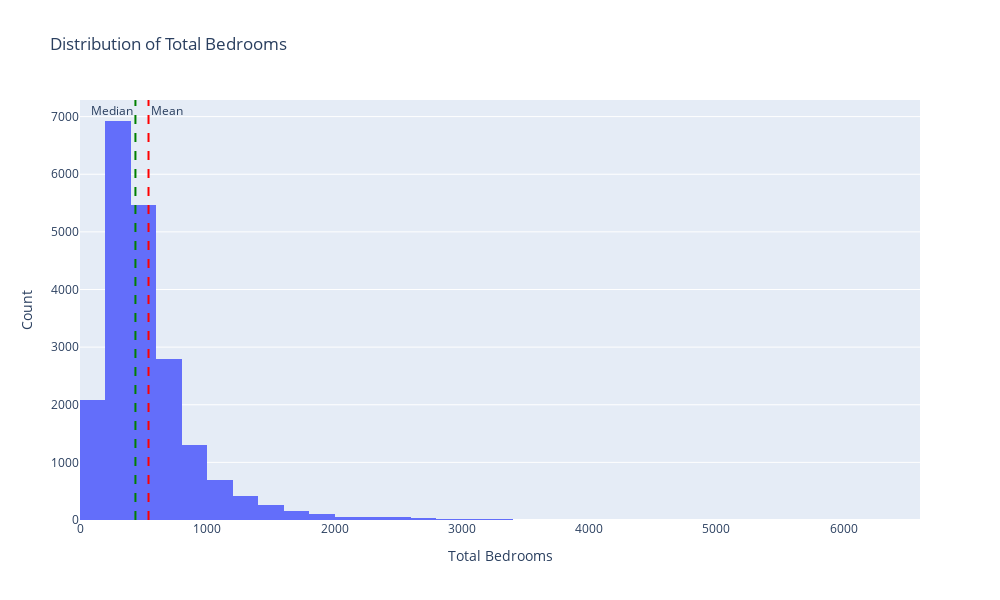

The code cell stored with this chart in its notebook:
### Code cell
import plotly.graph_objects as go

fig = go.Figure()

# Add histogram trace
fig.add_trace(go.Histogram(
    x=new['total_bedrooms'],
    nbinsx=50,
    name='Total Bedrooms'
))

# Add mean line
fig.add_vline(x=new['total_bedrooms'].mean(), 
              line_dash="dash", 
              line_color="red",
              annotation_text="Mean",
              annotation_position="top right")

# Add median line
fig.add_vline(x=new['total_bedrooms'].median(), 
              line_dash="dash", 
              line_color="green",
              annotation_text="Median",
              annotation_position="top left")

# Update layout
fig.update_layout(
    title='Distribution of Total Bedrooms',
    xaxis_title='Total Bedrooms',
    yaxis_title='Count',
    width=1000,
    height=600
)

fig.show()

### Figure 1 — Plotly figure (JSON) as saved in the notebook; plotly's stock layout.template omitted (floating-point values rounded to 4 significant figures; data arrays with more than 128 entries replaced by an {"elided": "..."} marker saying what was removed)
{"data": [{"name": "Total Bedrooms", "nbinsx": 50, "type": "histogram", "x": {"elided": "20640 int values"}}], "layout": {"annotations": [{"showarrow": false, "text": "Mean", "x": 537.9, "xanchor": "left", "xref": "x", "y": 1, "yanchor": "top", "yref": "y domain"}, {"showarrow": false, "text": "Median", "x": 435, "xanchor": "right", "xref": "x", "y": 1, "yanchor": "top", "yref": "y domain"}], "height": 600, "shapes": [{"line": {"color": "red", "dash": "dash"}, "type": "line", "x0": 537.9, "x1": 537.9, "xref": "x", "y0": 0, "y1": 1, "yref": "y domain"}, {"line": {"color": "green", "dash": "dash"}, "type": "line", "x0": 435, "x1": 435, "xref": "x", "y0": 0, "y1": 1, "yref": "y domain"}], "title": {"text": "Distribution of Total Bedrooms"}, "width": 1000, "xaxis": {"title": {"text": "Total Bedrooms"}}, "yaxis": {"title": {"text": "Count"}}}}
